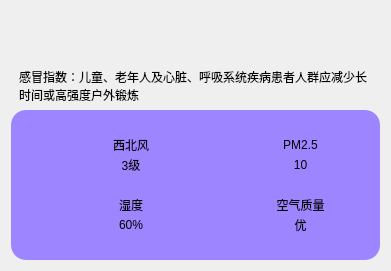
    <widget class="QWidget" name="widget_10" native="true">
     <property name="geometry">
      <rect>
       <x>40</x>
       <y>310</y>
       <width>391</width>
       <height>271</height>
      </rect>
     </property>
     <layout class="QVBoxLayout" name="verticalLayout_9">
      <item>
       <spacer name="verticalSpacer">
        <property name="orientation">
         <enum>Qt::Vertical</enum>
        </property>
        <property name="sizeHint" stdset="0">
         <size>
          <width>20</width>
          <height>10</height>
         </size>
        </property>
       </spacer>
      </item>
      <item>
       <widget class="QLabel" name="lblGanMao">
        <property name="styleSheet">
         <string notr="true">background-color: rgba(60, 60, 60, 0);
padding-left: 5px;
padding-right: 5px;</string>
        </property>
        <property name="text">
         <string>感冒指数：儿童、老年人及心脏、呼吸系统疾病患者人群应减少长时间或高强度户外锻炼</string>
        </property>
        <property name="wordWrap">
         <bool>true</bool>
        </property>
       </widget>
      </item>
      <item>
       <widget class="QWidget" name="widget_2" native="true">
        <property name="styleSheet">
         <string notr="true">background-color: rgb(157, 133, 255);
border-radius: 15px</string>
        </property>
        <layout class="QGridLayout" name="gridLayout">
         <property name="leftMargin">
          <number>40</number>
         </property>
         <property name="topMargin">
          <number>25</number>
         </property>
         <property name="rightMargin">
          <number>40</number>
         </property>
         <property name="bottomMargin">
          <number>25</number>
         </property>
         <property name="horizontalSpacing">
          <number>50</number>
         </property>
         <property name="verticalSpacing">
          <number>20</number>
         </property>
         <item row="0" column="0">
          <layout class="QHBoxLayout" name="horizontalLayout_12">
           <property name="spacing">
            <number>0</number>
           </property>
           <item>
            <widget class="QLabel" name="lblWindIcon">
             <property name="minimumSize">
              <size>
               <width>40</width>
               <height>40</height>
              </size>
             </property>
             <property name="maximumSize">
              <size>
               <width>40</width>
               <height>40</height>
              </size>
             </property>
             <property name="styleSheet">
              <string notr="true">background-color: rgba(255, 255, 255, 0);</string>
             </property>
             <property name="text">
              <string/>
             </property>
             <property name="pixmap">
              <pixmap resource="main.qrc">:/res/wind.png</pixmap>
             </property>
             <property name="scaledContents">
              <bool>true</bool>
             </property>
             <property name="alignment">
              <set>Qt::AlignCenter</set>
             </property>
            </widget>
           </item>
           <item>
            <layout class="QVBoxLayout" name="verticalLayout_6">
             <item>
              <widget class="QLabel" name="lblWindFx">
               <property name="styleSheet">
                <string notr="true">background-color: rgba(255, 255, 255,0);
font: 10pt &quot;微软雅黑&quot;;</string>
               </property>
               <property name="text">
                <string>西北风</string>
               </property>
               <property name="alignment">
                <set>Qt::AlignCenter</set>
               </property>
              </widget>
             </item>
             <item>
              <widget class="QLabel" name="lblWindFl">
               <property name="styleSheet">
                <string notr="true">background-color: rgba(255, 255, 255,0);
font: 10pt &quot;微软雅黑&quot;;</string>
               </property>
               <property name="text">
                <string>3级</string>
               </property>
               <property name="alignment">
                <set>Qt::AlignCenter</set>
               </property>
              </widget>
             </item>
            </layout>
           </item>
          </layout>
         </item>
         <item row="0" column="1">
          <layout class="QHBoxLayout" name="horizontalLayout_14">
           <property name="spacing">
            <number>0</number>
           </property>
           <item>
            <widget class="QLabel" name="lblPm25Icon">
             <property name="minimumSize">
              <size>
               <width>40</width>
               <height>40</height>
              </size>
             </property>
             <property name="maximumSize">
              <size>
               <width>40</width>
               <height>40</height>
              </size>
             </property>
             <property name="styleSheet">
              <string notr="true">background-color: rgba(255, 255, 255, 0);</string>
             </property>
             <property name="text">
              <string/>
             </property>
             <property name="pixmap">
              <pixmap resource="main.qrc">:/res/pm25.png</pixmap>
             </property>
             <property name="scaledContents">
              <bool>true</bool>
             </property>
             <property name="alignment">
              <set>Qt::AlignCenter</set>
             </property>
            </widget>
           </item>
           <item>
            <layout class="QVBoxLayout" name="verticalLayout_7">
             <item>
              <widget class="QLabel" name="lblPM25Title">
               <property name="styleSheet">
                <string notr="true">background-color: rgba(255, 255, 255,0);
font: 10pt &quot;微软雅黑&quot;;</string>
               </property>
               <property name="text">
                <string>PM2.5</string>
               </property>
               <property name="alignment">
                <set>Qt::AlignCenter</set>
               </property>
              </widget>
             </item>
             <item>
              <widget class="QLabel" name="lblPM25">
               <property name="styleSheet">
                <string notr="true">background-color: rgba(255, 255, 255,0);
font: 10pt &quot;微软雅黑&quot;;</string>
               </property>
               <property name="text">
                <string>10</string>
               </property>
               <property name="alignment">
                <set>Qt::AlignCenter</set>
               </property>
              </widget>
             </item>
            </layout>
           </item>
          </layout>
         </item>
         <item row="1" column="0">
          <layout class="QHBoxLayout" name="horizontalLayout_13">
           <property name="spacing">
            <number>0</number>
           </property>
           <item>
            <widget class="QLabel" name="lblShiDuIcon">
             <property name="minimumSize">
              <size>
               <width>40</width>
               <height>40</height>
              </size>
             </property>
             <property name="maximumSize">
              <size>
               <width>40</width>
               <height>40</height>
              </size>
             </property>
             <property name="styleSheet">
              <string notr="true">background-color: rgba(255, 255, 255, 0);</string>
             </property>
             <property name="text">
              <string/>
             </property>
             <property name="pixmap">
              <pixmap resource="main.qrc">:/res/humidity.png</pixmap>
             </property>
             <property name="scaledContents">
              <bool>true</bool>
             </property>
             <property name="alignment">
              <set>Qt::AlignCenter</set>
             </property>
            </widget>
           </item>
           <item>
            <layout class="QVBoxLayout" name="verticalLayout_3">
             <item>
              <widget class="QLabel" name="lblShiDuTitle">
               <property name="styleSheet">
                <string notr="true">background-color: rgba(255, 255, 255,0);
font: 10pt &quot;微软雅黑&quot;;</string>
               </property>
               <property name="text">
                <string>湿度</string>
               </property>
               <property name="alignment">
                <set>Qt::AlignCenter</set>
               </property>
              </widget>
             </item>
             <item>
              <widget class="QLabel" name="lblShiDu">
               <property name="styleSheet">
                <string notr="true">background-color: rgba(255, 255, 255,0);
font: 10pt &quot;微软雅黑&quot;;</string>
               </property>
               <property name="text">
                <string>60%</string>
               </property>
               <property name="alignment">
                <set>Qt::AlignCenter</set>
               </property>
              </widget>
             </item>
            </layout>
           </item>
          </layout>
         </item>
         <item row="1" column="1">
          <layout class="QHBoxLayout" name="horizontalLayout_15">
           <property name="spacing">
            <number>0</number>
           </property>
           <item>
            <widget class="QLabel" name="lblQualityIcon">
             <property name="minimumSize">
              <size>
               <width>40</width>
               <height>40</height>
              </size>
             </property>
             <property name="maximumSize">
              <size>
               <width>40</width>
               <height>40</height>
              </size>
             </property>
             <property name="autoFillBackground">
              <bool>false</bool>
             </property>
             <property name="styleSheet">
              <string notr="true">background-color: rgba(255, 255, 255, 0);</string>
             </property>
             <property name="text">
              <string/>
             </property>
             <property name="pixmap">
              <pixmap resource="main.qrc">:/res/aqi.png</pixmap>
             </property>
             <property name="scaledContents">
              <bool>true</bool>
             </property>
             <property name="alignment">
              <set>Qt::AlignCenter</set>
             </property>
             <property name="wordWrap">
              <bool>false</bool>
             </property>
             <property name="indent">
              <number>-1</number>
             </property>
            </widget>
           </item>
           <item>
            <layout class="QVBoxLayout" name="verticalLayout_8">
             <item>
              <widget class="QLabel" name="lblQualityTitle">
               <property name="autoFillBackground">
                <bool>false</bool>
               </property>
               <property name="styleSheet">
                <string notr="true">background-color: rgba(255, 255, 255,0);
font: 10pt &quot;微软雅黑&quot;;</string>
               </property>
               <property name="text">
                <string>空气质量</string>
               </property>
               <property name="alignment">
                <set>Qt::AlignCenter</set>
               </property>
              </widget>
             </item>
             <item>
              <widget class="QLabel" name="lblQuality">
               <property name="autoFillBackground">
                <bool>false</bool>
               </property>
               <property name="styleSheet">
                <string notr="true">background-color: rgba(255, 255, 255,0);
font: 10pt &quot;微软雅黑&quot;;</string>
               </property>
               <property name="text">
                <string>优</string>
               </property>
               <property name="alignment">
                <set>Qt::AlignCenter</set>
               </property>
              </widget>
             </item>
            </layout>
           </item>
          </layout>
         </item>
        </layout>
       </widget>
      </item>
     </layout>
    </widget>
